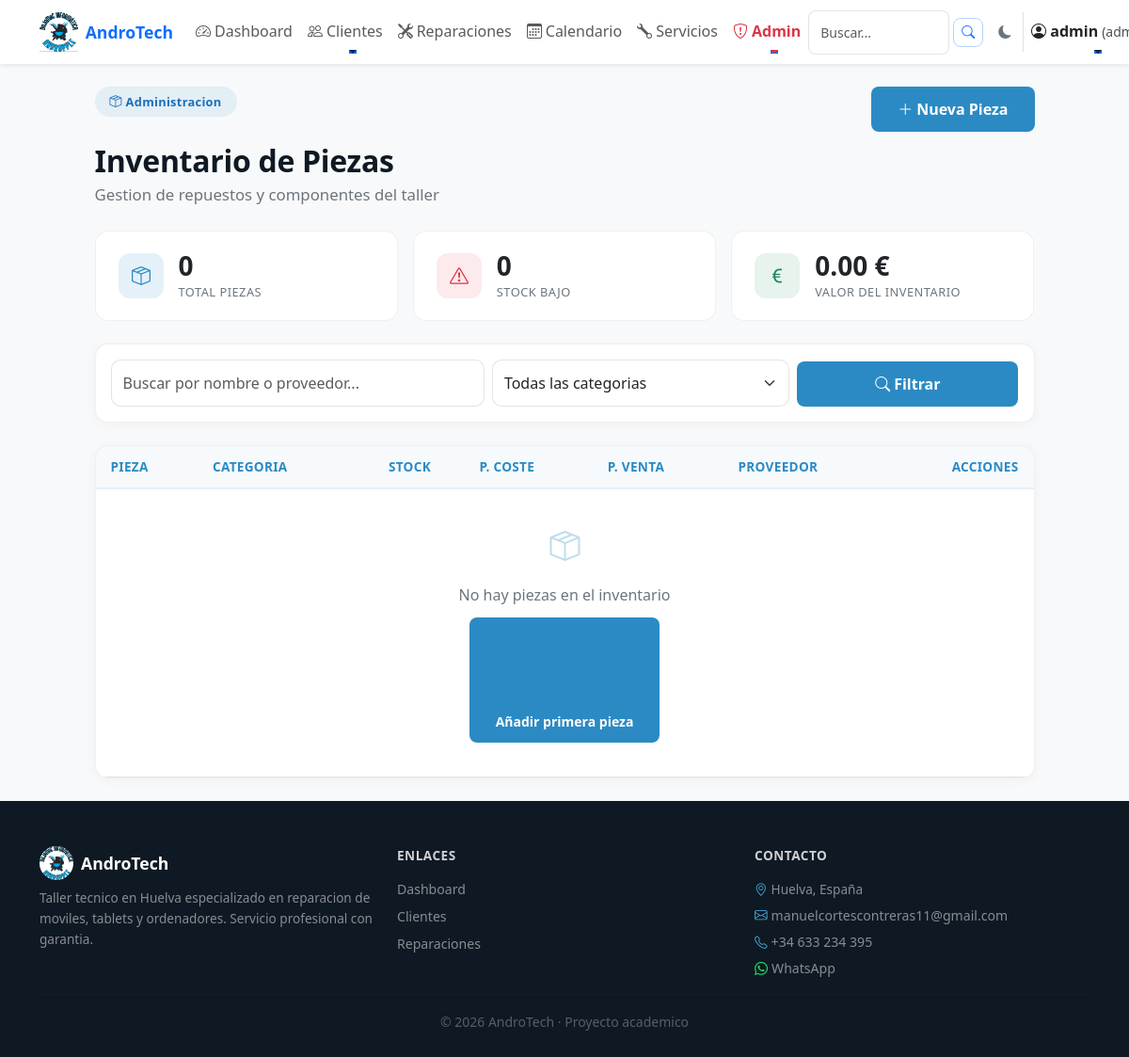
/inventario (signed in), run on an earlier commit of the app's database.
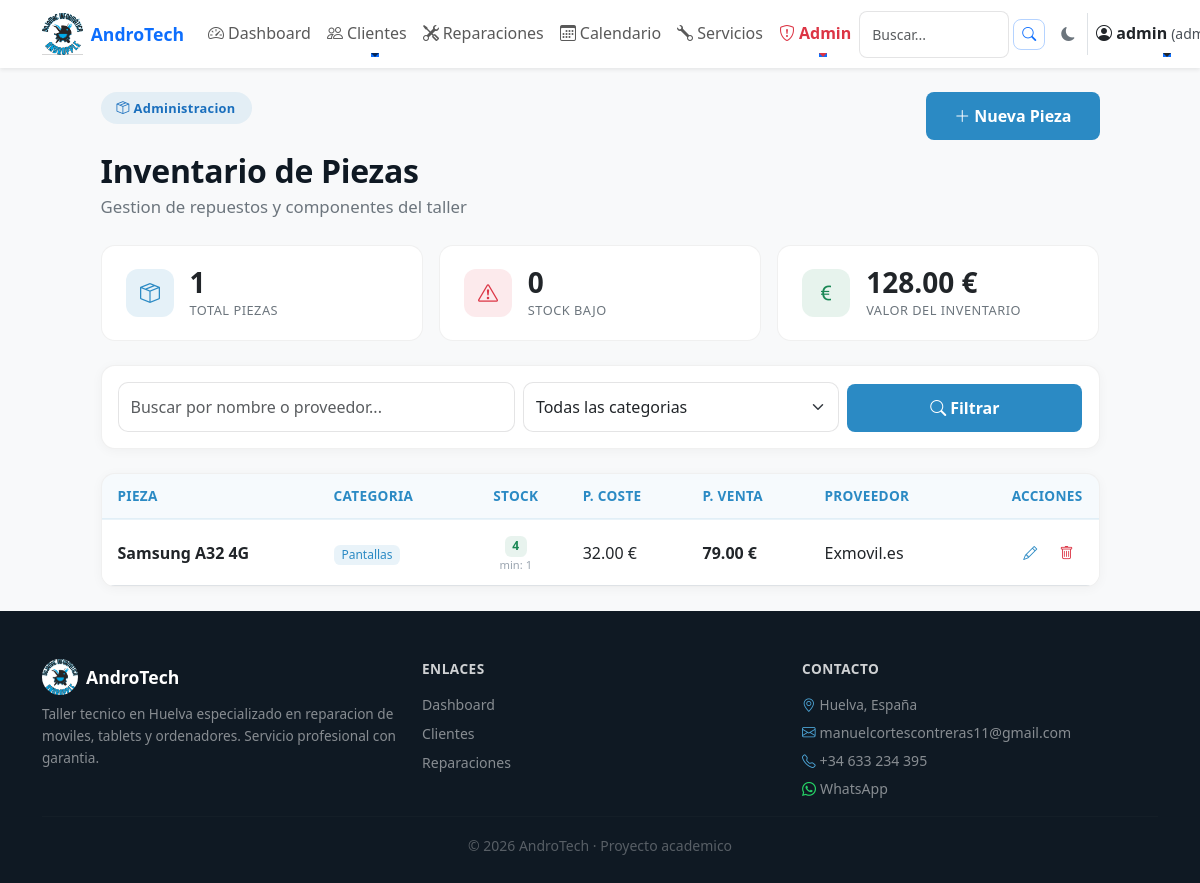
And on a later commit of the database.
### tables this page shows
CREATE TABLE inventario_piezas (
        id INTEGER PRIMARY KEY AUTOINCREMENT,
        nombre TEXT NOT NULL,
        categoria TEXT DEFAULT 'General',
        descripcion TEXT,
        cantidad INTEGER DEFAULT 0,
        cantidad_minima INTEGER DEFAULT 5,
        precio_coste REAL DEFAULT 0,
        precio_venta REAL DEFAULT 0,
        proveedor TEXT,
        ubicacion TEXT,
        fecha_actualizacion TEXT
    );

### app.py (the view)
@app.route("/inventario")
@login_required
@permiso_requerido('inventario_ver')
def inventario():
    conn = get_db()
    buscar = request.args.get('q', '').strip()
    categoria = request.args.get('categoria', '').strip()
    query = "SELECT * FROM inventario_piezas WHERE 1=1"
    params = []
    if buscar:
        query += " AND (nombre LIKE ? OR proveedor LIKE ?)"
        params += [f"%{buscar}%", f"%{buscar}%"]
    if categoria:
        query += " AND categoria = ?"
        params.append(categoria)
    query += " ORDER BY nombre ASC"
    piezas = conn.execute(query, params).fetchall()
    total = len(piezas)
    stock_bajo = sum(1 for p in piezas if p['cantidad'] <= p['cantidad_minima'])
    valor_total = sum((p['precio_coste'] or 0) * (p['cantidad'] or 0) for p in piezas)
    conn.close()
    return render_template("inventario.html", piezas=piezas, total=total,
                           stock_bajo=stock_bajo, valor_total=valor_total,
                           buscar=buscar, categoria=categoria)

### app.py (called while the page is built)
@app.before_request
def make_session_permanent():
    session.permanent = True

@app.after_request
def add_security_headers(response):
    response.headers['X-Frame-Options'] = 'SAMEORIGIN'
    response.headers['X-Content-Type-Options'] = 'nosniff'
    response.headers['Referrer-Policy'] = 'strict-origin-when-cross-origin'
    return response

@app.before_request
def ensure_csrf_token():
    if 'csrf_token' not in session:
        session['csrf_token'] = secrets.token_urlsafe(16)

@app.context_processor
def inject_csrf_token():
    return dict(csrf_token=session.get('csrf_token'))

@app.context_processor
def inject_permisos():
    return dict(tiene_permiso=tiene_permiso)

### auth.py (called while the page is built)
def tiene_permiso(permiso):
    rol = session.get('rol', '')
    if rol == 'admin':
        return True
    permisos = session.get('permisos', [])
    return permiso in permisos

def login_required(f):
    @wraps(f)
    def decorated_function(*args, **kwargs):
        if 'usuario' not in session:
            flash('Debes iniciar sesion para acceder a esta pagina.', 'danger')
            return redirect(url_for('login'))
        return f(*args, **kwargs)
    return decorated_function

### templates/inventario.html (shortened to what the changed rows need)
{% extends "base.html" %}
{% block content %}
<div class="container-fluid py-4">
    <div class="row justify-content-center">
        <div class="col-xl-11 col-lg-12">
            <div class="d-flex flex-wrap justify-content-between align-items-start gap-3 mb-4">
                <div>
                    <h1 class="at-section-title mt-2 mb-1">Inventario de Piezas</h1>
                </div>
            </div>
            <div class="row g-3 mb-4">
                <div class="col-md-4">
                    <div class="at-dash-kpi">
                        <div>
                            <div class="at-dash-kpi-value">{{ total }}</div>
                            <div class="at-dash-kpi-label">Total Piezas</div>
                        </div>
                    </div>
                </div>
                <div class="col-md-4">
                    <div class="at-dash-kpi">
                        <div>
                            <div class="at-dash-kpi-value">{{ "%.2f"|format(valor_total) }} &euro;</div>
                            <div class="at-dash-kpi-label">Valor del Inventario</div>
                        </div>
                    </div>
                </div>
            </div>
            <div class="at-admin-card">
                <div class="table-responsive">
                    <table class="at-admin-table table table-hover mb-0">
                        <thead>
                            <tr>
                                <th>Pieza</th>
                                <th>Categoria</th>
                                <th class="text-center">Stock</th>
                                <th>P. Coste</th>
                                <th>P. Venta</th>
                                <th>Proveedor</th>
                                <th class="text-end">Acciones</th>
                            </tr>
                        </thead>
                        <tbody>
                            {% for pieza in piezas %}
                            <tr>
                                <td>
                                    <div class="fw-semibold">{{ pieza.nombre }}</div>
                                </td>
                                <td>
                                    <span class="badge" style="background:rgba(43,138,196,.1);color:#2B8AC4;">{{ pieza.categoria }}</span>
                                </td>
                                <td class="text-center">
                                    {% if pieza.cantidad <= pieza.cantidad_minima %}
                                    <span class="badge" style="background:rgba(220,53,69,.1);color:#dc3545;font-weight:700;">
                                        <i class="bi bi-exclamation-triangle me-1"></i>{{ pieza.cantidad }}
                                    </span>
                                    {% else %}
                                    <span class="badge" style="background:rgba(25,135,84,.1);color:#198754;font-weight:700;">{{ pieza.cantidad }}</span>
                                    {% endif %}
                                    <div style="font-size:.7rem;color:#9ba5b0;">min: {{ pieza.cantidad_minima }}</div>
                                </td>
                                <td>{{ "%.2f"|format(pieza.precio_coste or 0) }} &euro;</td>
                                <td class="fw-semibold">{{ "%.2f"|format(pieza.precio_venta or 0) }} &euro;</td>
                                <td>{{ pieza.proveedor or '—' }}</td>
                                <td class="text-end">
                                    <a href="{{ url_for('editar_pieza', id=pieza.id) }}" class="btn btn-sm" style="color:#2B8AC4;" title="Editar">
                                        <i class="bi bi-pencil"></i>
                                    </a>
                                    <a href="{{ url_for('eliminar_pieza', id=pieza.id) }}" class="btn btn-sm" style="color:#dc3545;"
                                       title="Eliminar" onclick="return confirm('Eliminar esta pieza del inventario?');">
                                        <i class="bi bi-trash"></i>
                                    </a>
                                </td>
                            </tr>
                            {% else %}
                            <tr>
                                <td colspan="7">
                                    <div class="at-empty-state py-4">
                                        <i class="bi bi-box-seam" style="font-size:2rem;"></i>
                                        <p class="mb-1">No hay piezas en el inventario</p>
                                        <a href="{{ url_for('nueva_pieza') }}" class="at-btn-primary btn btn-sm mt-2">
                                            <i class="bi bi-plus-lg me-1"></i>Añadir primera pieza
                                        </a>
                                    </div>
                                </td>
                            </tr>
                            {% endfor %}
                        </tbody>
                    </table>
                </div>
            </div>
        </div>
    </div>
</div>
{% endblock %}

What changed in the data, as far as the page shows it:
added inventario_piezas: nombre "Samsung A32 4G", categoria "Pantallas", cantidad "4", cantidad_minima "1", precio_coste "32.00", precio_venta "79.00", proveedor "Exmovil.es"
Also different on the page:
{{ total }}: "0" → "1"
{{ "%.2f"|format(valor_total) }}: "0.00" → "128.00"
text no longer shown: "No hay piezas en el inventario Añadir primera pieza"
